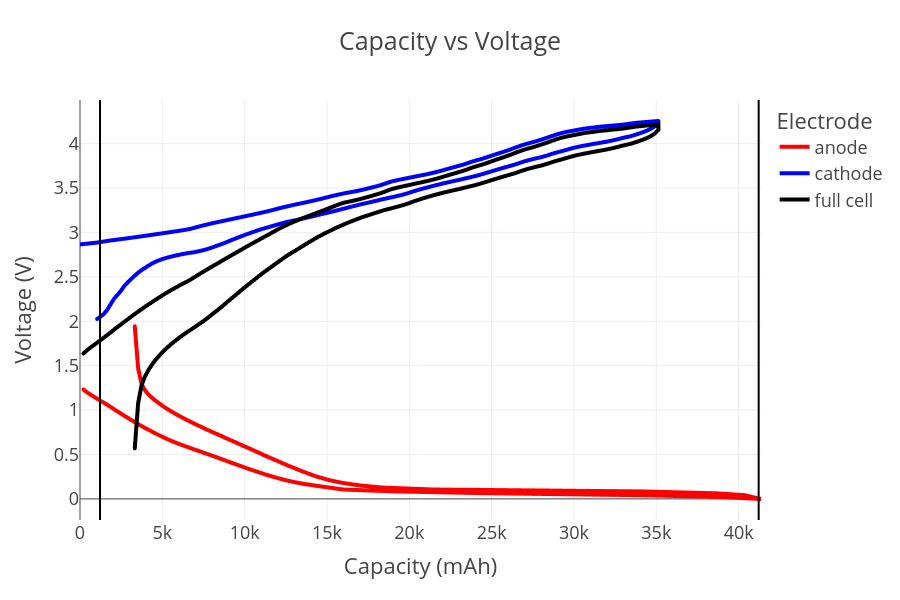

The notebook cell this image was saved under:
### Code cell
figure = cell.get_capacity_voltage_plot(width=900, height=600)
figure.show()

### Figure 1 — Plotly figure (JSON) as saved in the notebook; plotly's stock layout.template omitted (floating-point values rounded to 4 significant figures; data arrays with more than 128 entries replaced by an {"elided": "..."} marker saying what was removed)
{"data": [{"hovertemplate": "Electrode=anode<br>Capacity (mAh)=%{x}<br>Voltage (V)=%{y}<extra></extra>", "legendgroup": "anode", "line": {"color": "red", "dash": "solid", "width": 4}, "marker": {"symbol": "circle"}, "mode": "lines", "name": "anode", "showlegend": true, "type": "scattergl", "x": {"elided": "378 float values"}, "xaxis": "x", "y": {"elided": "378 float values"}, "yaxis": "y"}, {"hovertemplate": "Electrode=cathode<br>Capacity (mAh)=%{x}<br>Voltage (V)=%{y}<extra></extra>", "legendgroup": "cathode", "line": {"color": "blue", "dash": "solid", "width": 4}, "marker": {"symbol": "circle"}, "mode": "lines", "name": "cathode", "showlegend": true, "type": "scattergl", "x": {"elided": "335 float values"}, "xaxis": "x", "y": {"elided": "335 float values"}, "yaxis": "y"}, {"hovertemplate": "Electrode=full cell<br>Capacity (mAh)=%{x}<br>Voltage (V)=%{y}<extra></extra>", "legendgroup": "full cell", "line": {"color": "black", "dash": "solid", "width": 4}, "marker": {"symbol": "circle"}, "mode": "lines", "name": "full cell", "showlegend": true, "type": "scattergl", "x": {"elided": "323 float values"}, "xaxis": "x", "y": {"elided": "323 float values"}, "yaxis": "y"}], "layout": {"height": 600, "legend": {"title": {"text": "Electrode"}, "tracegroupgap": 0}, "shapes": [{"line": {"color": "black", "width": 2}, "type": "line", "x0": 41215, "x1": 41215, "xref": "x", "y0": 0, "y1": 1, "yref": "y domain"}, {"line": {"color": "black", "width": 2}, "type": "line", "x0": 1215, "x1": 1215, "xref": "x", "y0": 0, "y1": 1, "yref": "y domain"}], "title": {"text": "Capacity vs Voltage"}, "width": 900, "xaxis": {"anchor": "y", "domain": [0, 1], "title": {"text": "Capacity (mAh)"}}, "yaxis": {"anchor": "x", "domain": [0, 1], "title": {"text": "Voltage (V)"}}}}
